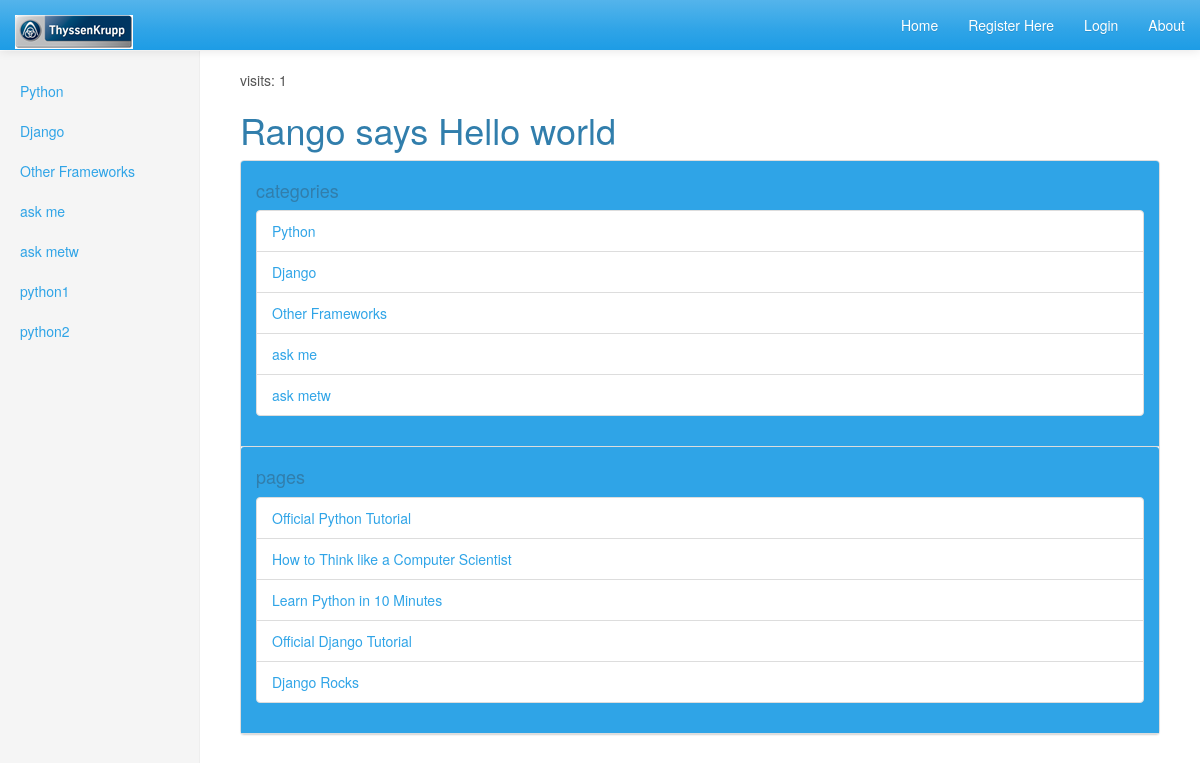
Screenshot of /rango/ with the database file from the repository.
### rango/models.py (models this page shows, shortened)
class Category(models.Model):
    name = models.CharField(max_length=128, unique=True)
    view = models.IntegerField(default=0)
    likes = models.IntegerField(default=0)
    slug = models.SlugField(unique=True)

class Page(models.Model):
    category = models.ForeignKey(Category)
    title = models.CharField(max_length=128)
    url = models.URLField()
    views = models.IntegerField(default=0)

### rango/views.py (the view)
def index(request):
    category_list = Category.objects.order_by('-likes')[:5]
    page_list = Page.objects.order_by('-views')[:5]
    context_dict = {'categories':category_list, 'pages':page_list}
    visits= request.session.get('visits')
    if not visits:
        visits = 1
    reset_last_visit_time = False
    last_visit = request.session.get('last_visit')
    if last_visit:
        last_visit_time = datetime.strptime(last_visit[:-7], "%Y-%m-%d %H:%M:%S")
        if (datetime.now()-last_visit_time).days > 0 :
            visits=visits+1
            reset_last_visit_time = True
    else:
        reset_last_visit_time = True
    if reset_last_visit_time:
        request.session['last_visit'] = str(datetime.now())
        request.session['visits'] = visits
    context_dict['visits']=visits
    response = render(request,'rango/index.html', context_dict)
    return response

### rango/templatetags/rango_extras.py (called while the page is built)
@register.inclusion_tag('rango/cats.html')
def get_category_list(cat=None):
    return {'cats':Category.objects.all(),'act_cat':cat}

### templates/rango/index.html (shortened to what this page needs)
{% extends 'base.html' %}
{% load staticfiles %}
{% block body_block %}
    <p>visits: {{ visits }}</p>
     {% if user.is_authenticated %}
     <div class="page-header">
     <h1>Rango says...Hello {{user.username}}</h1><br />
     {% else %}
     <h1>Rango says Hello world</h1>
     {%endif%}
     </div>
     <div class="panel panel-primary">
       <div class="panel-heading">
       <h4>categories</h4>
     {% if categories %}
     <ul class ="list-group">
         {% for category in categories %}
         <li class="list-group-item"><a href="/rango/category/{{category.slug}}">{{category.name}}</a></li>
         {% endfor %}
     </ul>
     {% else %}
         <strong>There are no categories present.</strong>
     {% endif %}
     </div>
     <div class="panel-heading">
     <h4>pages</h4>
     {% if pages %}
      <ul class="list-group">
      {% for page in pages %}
        <li class="list-group-item"><a href="{{page.url}}">{{page.title}}</a></li>
        {% endfor %}
        </ul>
      {% else %}
       <strong> There are no categories present.</strong>
       {% endif %}
      </div>
      </div>
{% endblock %}

### templates/base.html (shortened to what this page needs)
<!DOCTYPE html>
{% load staticfiles %}
{% load rango_extras %}
<html lang="en">
<head>
   <link href="{% static 'bootstrap/css/bootstrap-cerulean.min.css' %}" rel="stylesheet">
   <link href="{% static 'bootstrap/example/dashboard.css' %}" rel="stylesheet">
</head>
 <body>
   <div class="navbar navbar-default navbar-fixed-top" role="navigation">
      <div class="container-fluid">
         <div class="navbar-header">
         <a class="navbar-brand" href="/rango/">
            <img class="logo-default" src="{% static 'images/logo.png' %}" alt="...">
         </a>
         </div>
         <div class="navbar-collapse collapse">
           <ul class="nav navbar-nav navbar-right">
              <li><a href="{% url 'index' %}">Home</a></li>
                {% if user.is_authenticated %}
                <li><a href="{% url 'auth_logout' %}?next=/rango/">Logout</a></li>
                {% else %}
                <li><a href="{% url 'registration_register'%}">Register Here</a></li>
                <li><a href="{% url 'auth_login' %}">Login</a></li>
                {% endif %}
                <li><a href="{% url 'about' %}">About</a></li>
                </ul>
         </div>
      </div>
   </div>
   <div class="container-fluid">
     <div class="row">
         <div class="col-sm-3 col-md-2 sidebar">
              {% block side_block %}
              {% get_category_list category%}
              {% endblock %}
         </div>
         <div class="col-sm-9 col-sm-offset-3 col-md-10 col-md-offset-2 main">
              <div> {% block body_block %}{% endblock %}</div>
         </div>
     </div>
   </body>
</html>

### templates/rango/cats.html
{% if cats %}
    <ul class="nav nav-sidebar">
    {% for c in cats %}
        {% if c == act_cat %} <li  class="active" > {% else  %} <li>{% endif %}
            <a href="{% url 'category'  c.slug %}">{{ c.name }}</a></li>
    {% endfor %}
    </ul>
{% endif %}

### rows the page displays
Category: name "Python"
Category: name "Django"
Category: name "Other Frameworks"
Category: name "ask me"
Category: name "ask metw"
Category: name "python1"
Category: name "python2"
Page: title "Official Python Tutorial"
Page: title "How to Think like a Computer Scientist"
Page: title "Learn Python in 10 Minutes"
Page: title "Official Django Tutorial"
Page: title "Django Rocks"

### other values shown
{{ visits }} "1"
